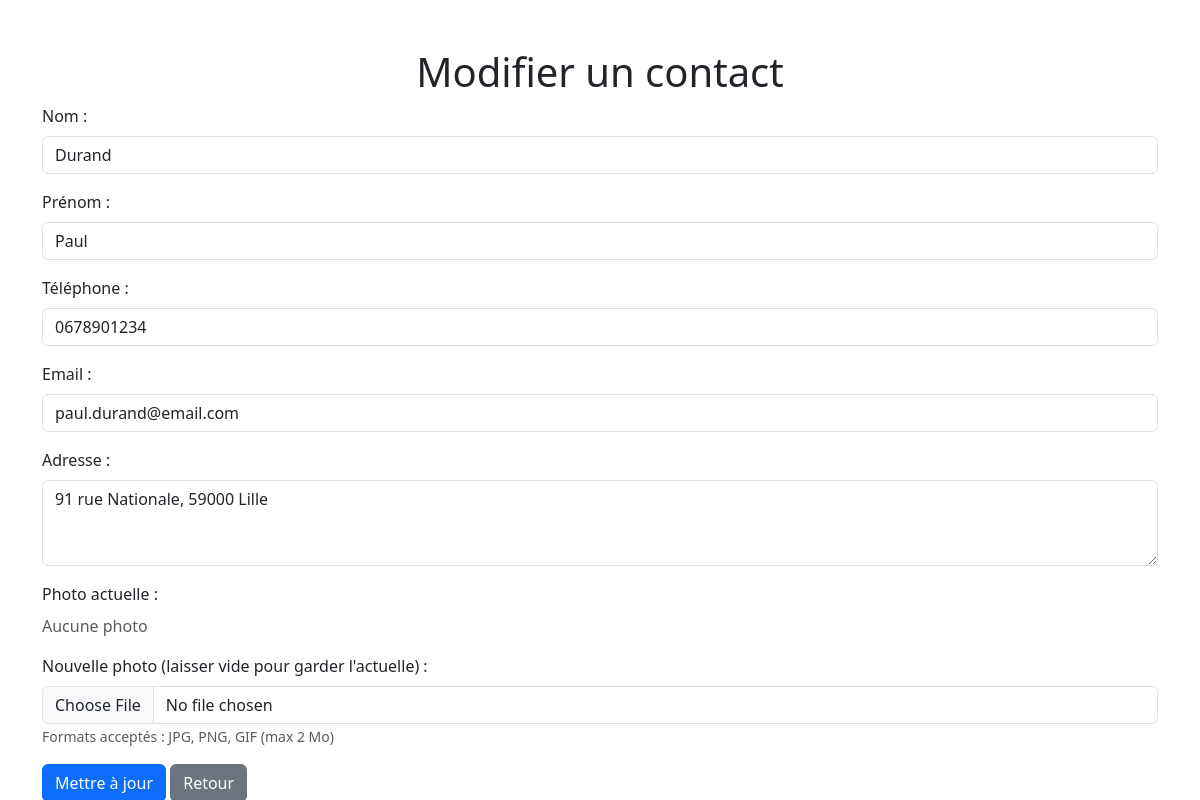
Page /index.php?action=edit&id=7 (signed in) on the committed database.
### tables this page shows
CREATE TABLE IF NOT EXISTS CARNET (
    id INT AUTO_INCREMENT PRIMARY KEY,
    nom VARCHAR(100) NOT NULL,
    prenom VARCHAR(100) NOT NULL,
    telephone VARCHAR(15) NOT NULL,
    email VARCHAR(100) NOT NULL,
    adresse TEXT,
    photo VARCHAR(255) DEFAULT NULL,
    created_at TIMESTAMP DEFAULT CURRENT_TIMESTAMP
);

### controllers/contact_controller.php (called while the page is built, shortened)
<?php
require_once __DIR__ . '/../models/contact_model.php';
require_once __DIR__ . '/../models/LogModel.php';
function showEditForm() {
    global $pdo;
    $id = $_GET['id'] ?? null;
    $contact = getContactById($pdo, $id);
    include __DIR__ . '/../views/contact/edit.php';
}
?>

### models/contact_model.php (called while the page is built, shortened)
<?php
function getContactById($pdo, $id) {
    $stmt = $pdo->prepare("SELECT * FROM CARNET WHERE id = ?");
    $stmt->execute([$id]);
    return $stmt->fetch(PDO::FETCH_ASSOC);
}
?>

### views/contact/edit.php (the view, shortened to what this page needs)
<?php
$old = $_SESSION['old'] ?? [];
?>
<!DOCTYPE html>
<html lang="fr">
<head>
    <link href="https://cdn.jsdelivr.net/npm/bootstrap@5.3.8/dist/css/bootstrap.min.css" rel="stylesheet">
</head>
<body>
<div class="container mt-5">
    <h1 class="text-center">Modifier un contact</h1>
    <form action="index.php?action=update" method="POST" enctype="multipart/form-data">
        <div class="mb-3">
            <label for="nom" class="form-label">Nom :</label>
            <input type="text" id="nom" name="nom" class="form-control" value="<?= htmlspecialchars($old['nom'] ?? $contact['nom']) ?>" required>
        </div>
        <div class="mb-3">
            <label for="prenom" class="form-label">Prénom :</label>
            <input type="text" id="prenom" name="prenom" class="form-control" value="<?= htmlspecialchars($old['prenom'] ?? $contact['prenom']) ?>" required>
        </div>
        <div class="mb-3">
            <label for="telephone" class="form-label">Téléphone :</label>
            <input type="text" id="telephone" name="telephone" class="form-control" value="<?= htmlspecialchars($old['telephone'] ?? $contact['telephone']) ?>" required>
        </div>
        <div class="mb-3">
            <label for="email" class="form-label">Email :</label>
            <input type="email" id="email" name="email" class="form-control" value="<?= htmlspecialchars($old['email'] ?? $contact['email']) ?>" required>
        </div>
        <div class="mb-3">
            <label for="adresse" class="form-label">Adresse :</label>
            <textarea id="adresse" name="adresse" rows="3" class="form-control" required><?= htmlspecialchars($old['adresse'] ?? $contact['adresse']) ?></textarea>
        </div>
        <div class="mb-3">
            <label class="form-label">Photo actuelle :</label>
            <?php if ($contact['photo']): ?>
                <div>
                    <img src="<?= htmlspecialchars($contact['photo']) ?>" alt="Photo" style="max-width: 100px; max-height: 100px;" class="img-thumbnail">
                    <small class="d-block">Fichier : <?= basename($contact['photo']) ?></small>
                </div>
            <?php else: ?>
                <p class="text-muted">Aucune photo</p>
            <?php endif; ?>
        </div>
        <div class="mb-3">
            <label for="photo" class="form-label">Nouvelle photo (laisser vide pour garder l'actuelle) :</label>
            <input type="file" id="photo" name="photo" class="form-control" accept="image/jpeg,image/png,image/gif">
            <small class="text-muted">Formats acceptés : JPG, PNG, GIF (max 2 Mo)</small>
        </div>
        <button type="submit" class="btn btn-primary">Mettre à jour</button>
        <a href="index.php?action=list" class="btn btn-secondary">Retour</a>
    </form>
</div>
</body>
</html>

### rows in the picture
carnet: nom "Durand", prenom "Paul", telephone "0678901234", email "paul.durand@email.com", adresse "91 rue Nationale, 59000 Lille"
